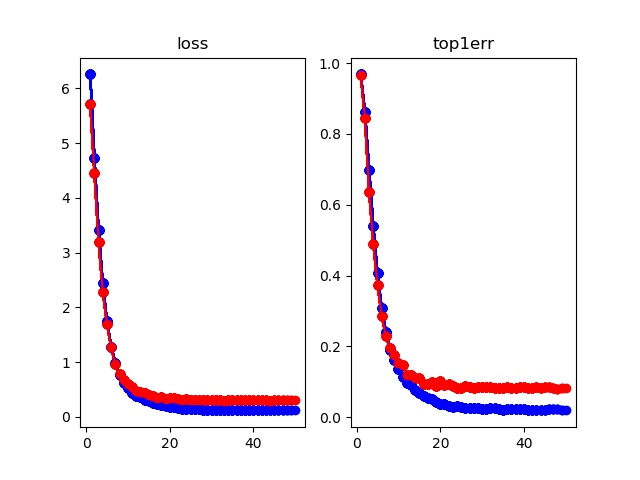

Reproduce this figure in Python.
from __future__ import print_function, division

import argparse
import torch
import torch.nn as nn
import torch.optim as optim
from torch.optim import lr_scheduler
from torch.autograd import Variable
from torchvision import datasets, transforms
import torch.backends.cudnn as cudnn
import matplotlib
matplotlib.use('agg')
import matplotlib.pyplot as plt
import time
import os
from models.base_model import PCB, PCB_Effi
from models.lstm_model import PCB_Effi_LSTM
from models.ggnn_model import PCB_Effi_GGNN
from random_erasing import RandomErasing
import yaml
import math
from shutil import copyfile


#from PIL import Image

version = torch.__version__


######################################################################
# Options
# --------
#

parser = argparse.ArgumentParser(description='Training')

parser.add_argument('--gpu_ids', default='0', type=str,
                    help='gpu_ids: e.g. 0  0,1,2  0,2')
parser.add_argument('--name', default='ResNet50',
                    type=str, help='output model name')
parser.add_argument('--data_dir', default='../Market/pytorch',
                    type=str, help='training dir path')
parser.add_argument('--train_all', action='store_true',
                    help='use all training data')
parser.add_argument('--color_jitter', action='store_true',
                    help='use color jitter in training')
parser.add_argument('--batchsize', default=32, type=int, help='batchsize')
parser.add_argument('--nparts', default=4, type=int, help='number of stipes')
parser.add_argument('--erasing_p', default=0.0, type=float,
                    help='Random Erasing probability, in [0,1]')
parser.add_argument('--warm_epoch', default=0, type=int,
                    help='the first K epoch that needs warm up')
parser.add_argument('--lr', default=0.01, type=float, help='learning rate')
parser.add_argument('--single_cls', action='store_true',
                    help='use signle classifier')
parser.add_argument('--LSTM', action='store_true', help='use LSTM')
parser.add_argument('--GGNN', action='store_true', help='use GGNN')
parser.add_argument('--backbone', default='EfficientNet-B0',
                    type=str, help='backbone model name')
parser.add_argument('--freeze_backbone', action='store_true',
                    help='train backbone network')

opt = parser.parse_args()


######################################################################
# Set GPU
# --------
#

str_ids = opt.gpu_ids.split(',')
gpu_ids = []
for str_id in str_ids:
    gid = int(str_id)
    if gid >= 0:
        gpu_ids.append(gid)

# set gpu ids
if len(gpu_ids) > 0:
    torch.cuda.set_device(gpu_ids[0])
    cudnn.benchmark = True


######################################################################
# Load Data
# --------
#

transform_train_list = [
    transforms.Resize((384, 192), interpolation=3),
    transforms.RandomHorizontalFlip(),
    transforms.ToTensor(),
    transforms.Normalize([0.485, 0.456, 0.406], [0.229, 0.224, 0.225])
]
transform_val_list = [
    transforms.Resize(size=(384, 192), interpolation=3),  # Image.BICUBIC
    transforms.ToTensor(),
    transforms.Normalize([0.485, 0.456, 0.406], [0.229, 0.224, 0.225])
]

if opt.erasing_p > 0:
    transform_train_list = transform_train_list + \
        [RandomErasing(probability=opt.erasing_p, mean=[0.0, 0.0, 0.0])]

if opt.color_jitter:
    transform_train_list = [transforms.ColorJitter(
        brightness=0.1, contrast=0.1, saturation=0.1, hue=0)] + transform_train_list

print(transform_train_list)

data_transforms = {
    'train': transforms.Compose(transform_train_list),
    'val': transforms.Compose(transform_val_list),
}

train_all = ''
if opt.train_all:
    train_all = '_all'

image_datasets = {}
image_datasets['train'] = datasets.ImageFolder(os.path.join(
    opt.data_dir, 'train' + train_all), data_transforms['train'])
image_datasets['val'] = datasets.ImageFolder(
    os.path.join(opt.data_dir, 'val'), data_transforms['val'])

dataloaders = {x: torch.utils.data.DataLoader(
    image_datasets[x], batch_size=opt.batchsize, shuffle=True, num_workers=8, pin_memory=True) for x in ['train', 'val']}

dataset_sizes = {x: len(image_datasets[x]) for x in ['train', 'val']}

class_names = image_datasets['train'].classes

use_gpu = torch.cuda.is_available()

since = time.time()
inputs, classes = next(iter(dataloaders['train']))
print(time.time()-since)


######################################################################
# Training the model
# --------
#

y_loss = {}  # loss history
y_loss['train'] = []
y_loss['val'] = []
y_err = {}
y_err['train'] = []
y_err['val'] = []


def train_model(model, criterion, optimizer, scheduler, num_epochs=25):
    since = time.time()

    warm_up = 0.1  # We start from the 0.1*lrRate
    warm_iteration = round(
        dataset_sizes['train'] / opt.batchsize)*opt.warm_epoch  # first 5 epoch

    for epoch in range(num_epochs):
        print('Epoch {}/{}'.format(epoch + 1, num_epochs))
        print('-' * 10)

        # Each epoch has a training and validation phase
        for phase in ['train', 'val']:
            if phase == 'train':
                model.train(True)  # Set model to training mode
                if opt.freeze_backbone:
                    model.model.train(False)
            else:
                model.train(False)  # Set model to evaluate mode

            running_loss = 0.0
            running_corrects = 0.0
            # Iterate over data.
            for data in dataloaders[phase]:
                # get the inputs
                inputs, labels = data
                now_batch_size, _, _, _ = inputs.shape
                if now_batch_size < opt.batchsize:  # skip the last batch
                    continue
                # print(inputs.shape)
                # wrap them in Variable
                if use_gpu:
                    inputs = Variable(inputs.cuda().detach())
                    labels = Variable(labels.cuda().detach())
                else:
                    inputs, labels = Variable(inputs), Variable(labels)

                # zero the parameter gradients
                optimizer.zero_grad()

                # forward
                if phase == 'val':
                    with torch.no_grad():
                        outputs = model(inputs)
                else:
                    outputs = model(inputs)

                if opt.single_cls:
                    _, preds = torch.max(outputs.data, 1)
                    loss = criterion(outputs, labels)
                else:
                    part = {}
                    sm = nn.Softmax(dim=1)
                    num_part = opt.mparts

                    for i in range(num_part):
                        part[i] = outputs['PCB'][i]

                    score = sm(part[0]) + sm(part[1]) + \
                        sm(part[2]) + sm(part[3])

                    _, preds = torch.max(score.data, 1)

                    loss = criterion(outputs['LSTM'], labels)
                    for i in range(num_part):
                        loss += criterion(part[i], labels)

                    for i in range(num_part-1):
                        loss += criterion(outputs['PCB'][num_part+i], labels)

                    for i in range(num_part-2):
                        loss + criterion(outputs['PCB']
                                         [2*num_part+i-1], labels)

                    for i in range(num_part-3):
                        loss + criterion(outputs['PCB']
                                         [3*num_part+i-3], labels)

                    for i in range(5):
                        loss += criterion(outputs['PCB'][10+i], labels)

                # backward + optimize only if in training phase
                if epoch < opt.warm_epoch and phase == 'train':
                    warm_up = min(1.0, warm_up + 0.9 / warm_iteration)
                    loss *= warm_up

                if phase == 'train':
                    loss.backward()
                    optimizer.step()

                # statistics
                # for the new version like 0.4.0, 0.5.0 and 1.0.0
                if int(version[0]) > 0 or int(version[2]) > 3:
                    running_loss += loss.item() * now_batch_size
                else:  # for the old version like 0.3.0 and 0.3.1
                    running_loss += loss.data[0] * now_batch_size
                running_corrects += float(torch.sum(preds == labels.data))

            scheduler.step()

            epoch_loss = running_loss / dataset_sizes[phase]
            epoch_acc = running_corrects / dataset_sizes[phase]

            print('{} Loss: {:.4f} Acc: {:.4f}'.format(
                phase, epoch_loss, epoch_acc))

            y_loss[phase].append(epoch_loss)
            y_err[phase].append(1.0-epoch_acc)
            # deep copy the model
            if phase == 'val':
                last_model_wts = model.state_dict()
                if epoch % 10 == 9:
                    save_network(model, epoch+1)
                draw_curve(epoch+1)

        time_elapsed = time.time() - since
        print('Training complete in {:.0f}m {:.0f}s'.format(
            time_elapsed // 60, time_elapsed % 60))
        print()

    time_elapsed = time.time() - since
    print('Training complete in {:.0f}m {:.0f}s'.format(
        time_elapsed // 60, time_elapsed % 60))

    # load best model weights
    model.load_state_dict(last_model_wts)
    save_network(model, 'last')
    return model


######################################################################
# Draw Curve
# --------
#

x_epoch = []
fig = plt.figure()
ax0 = fig.add_subplot(121, title="loss")
ax1 = fig.add_subplot(122, title="top1err")


def draw_curve(current_epoch):
    x_epoch.append(current_epoch)
    ax0.plot(x_epoch, y_loss['train'], 'bo-', label='train')
    ax0.plot(x_epoch, y_loss['val'], 'ro-', label='val')
    ax1.plot(x_epoch, y_err['train'], 'bo-', label='train')
    ax1.plot(x_epoch, y_err['val'], 'ro-', label='val')
    if current_epoch == 0:
        ax0.legend()
        ax1.legend()
    fig.savefig(os.path.join('./logs', opt.name, 'train.jpg'))


######################################################################
# Save model
# --------
#

def save_network(network, epoch_label):
    save_filename = 'net_%s.pth' % epoch_label
    save_path = os.path.join('./logs', opt.name, save_filename)
    torch.save(network.cpu().state_dict(), save_path)
    if torch.cuda.is_available():
        network.cuda(gpu_ids[0])


######################################################################
# Load model
# --------
#

def load_network(network, model_name):
    save_path = os.path.join('./logs', model_name, 'net_last.pth')
    network.load_state_dict(torch.load(save_path))
    return network


######################################################################
# Finetuning the convnet
# --------
#

opt.nclasses = len(class_names)

if opt.backbone == 'ResNet50':
    model = PCB(opt)
elif opt.backbone == 'EfficientNet-B0':
    model = PCB_Effi(opt)

if opt.LSTM:
    # model_name = 'PCB-128_dim_cls'
    # model = load_network(model, model_name)
    model = PCB_Effi_LSTM(model, opt)
    # model_name = 'LSTM'
    # model = load_network(model, model_name)

if opt.GGNN:
    # model_name = 'PCB-128_dim_cls'
    # model = load_network(model, model_name)
    model = PCB_Effi_GGNN(model, opt)
    # model_name = 'LSTM'
    # model = load_network(model, model_name)

print(model)

if opt.single_cls:
    if opt.backbone == 'ResNet50':
        ignored_params = list(map(id, model.model.fc.parameters()))
    elif opt.backbone == 'EfficientNet-B0':
        ignored_params = list(map(id, model.model._fc.parameters()))
    ignored_params += (list(map(id, model.classifier.parameters())))
    if opt.freeze_backbone:
        ignored_params += (list(map(id, model.model.parameters())))
    base_params = filter(
        lambda p: id(p) not in ignored_params, model.parameters()
    )
    optimizer = optim.SGD(
        [{'params': base_params, 'lr': 0.1*opt.lr},
         {'params': model.classifier.parameters(), 'lr': opt.lr}],
        weight_decay=5e-4, momentum=0.9, nesterov=True)
else:
    if opt.backbone == 'ResNet50':
        ignored_params = list(map(id, model.model.fc.parameters()))
    elif opt.backbone == 'EfficientNet-B0':
        ignored_params = list(map(id, model.model._fc.parameters()))
    ignored_params += (
        list(map(id, model.classifierA0.parameters()))
        + list(map(id, model.classifierA1.parameters()))
        + list(map(id, model.classifierA2.parameters()))
        + list(map(id, model.classifierA3.parameters()))

        + list(map(id, model.classifierB0.parameters()))
        + list(map(id, model.classifierB1.parameters()))
        + list(map(id, model.classifierB2.parameters()))

        + list(map(id, model.classifierC0.parameters()))
        + list(map(id, model.classifierC1.parameters()))

        + list(map(id, model.classifierD0.parameters()))

        + list(map(id, model.classifierB3.parameters()))
        + list(map(id, model.classifierB4.parameters()))
        + list(map(id, model.classifierB5.parameters()))

        + list(map(id, model.classifierC2.parameters()))
        + list(map(id, model.classifierC3.parameters()))

        + list(map(id, model.classifier.parameters()))
    )
    if opt.freeze_backbone:
        ignored_params += (list(map(id, model.model.parameters())))
    base_params = filter(
        lambda p: id(p) not in ignored_params, model.parameters()
    )
    optimizer = optim.SGD([
        {'params': base_params, 'lr': 0.1*opt.lr},

        {'params': model.classifierA0.parameters(), 'lr': opt.lr},
        {'params': model.classifierA1.parameters(), 'lr': opt.lr},
        {'params': model.classifierA2.parameters(), 'lr': opt.lr},
        {'params': model.classifierA3.parameters(), 'lr': opt.lr},

        {'params': model.classifierB0.parameters(), 'lr': opt.lr},
        {'params': model.classifierB1.parameters(), 'lr': opt.lr},
        {'params': model.classifierB2.parameters(), 'lr': opt.lr},

        {'params': model.classifierC0.parameters(), 'lr': opt.lr},
        {'params': model.classifierC1.parameters(), 'lr': opt.lr},

        {'params': model.classifierD0.parameters(), 'lr': opt.lr},

        {'params': model.classifierB3.parameters(), 'lr': opt.lr},
        {'params': model.classifierB4.parameters(), 'lr': opt.lr},
        {'params': model.classifierB5.parameters(), 'lr': opt.lr},

        {'params': model.classifierC2.parameters(), 'lr': opt.lr},
        {'params': model.classifierC3.parameters(), 'lr': opt.lr},

        {'params': model.classifier.parameters(), 'lr': opt.lr},
    ], weight_decay=5e-4, momentum=0.9, nesterov=True)

# Decay LR by a factor of 0.1 every 40 epochs
exp_lr_scheduler = lr_scheduler.StepLR(optimizer, step_size=40, gamma=0.1)


######################################################################
# Train and evaluate
# --------
#

dir_name = os.path.join('./logs', opt.name)
if not os.path.isdir(dir_name):
    os.mkdir(dir_name)
# record every run
copyfile('./train.py', dir_name+'/train.py')
copyfile('models/base_model.py', dir_name+'/base_model.py')
if opt.LSTM:
    copyfile('models/lstm_model.py', dir_name+'/lstm_model.py')
if opt.GGNN:
    copyfile('models/ggnn_model.py', dir_name+'/ggnn_model.py')

# save opts
with open('%s/opts.yaml' % dir_name, 'w') as fp:
    yaml.dump(vars(opt), fp, default_flow_style=False)

# model to gpu
model = model.cuda()

criterion = nn.CrossEntropyLoss()

model = train_model(model, criterion, optimizer,
                    exp_lr_scheduler, num_epochs=50)
